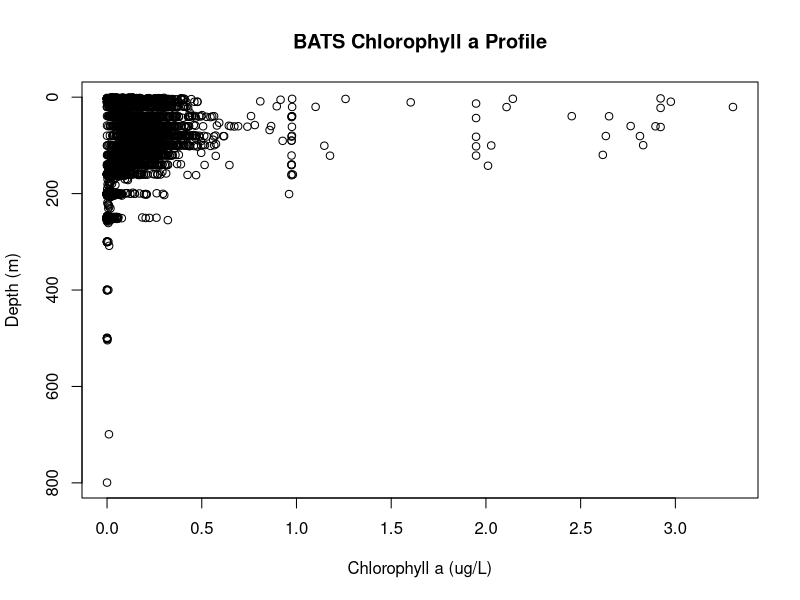

Here is the R script that generated this plot: (Note: this script raises an error after producing the figure.)
library(readxl)
library(dplyr)


BATS_pigments_1_ <- read_excel("Data/BATS_pigments (1).xlsx",na="-999")
View(BATS_pigments_1_)

#get rid of rows 1-49 and make the new row 1 column names
BATS_pigments <- BATS_pigments_1_[-c(1:49), ]
colnames(BATS_pigments) <- BATS_pigments[1, ] #set first row as column names
BATS_pigments <- BATS_pigments[-1, ] #remove the first row which is now column names

View(BATS_pigments)

#using Chl column, standardize depth for chlorophyll a. Need to think of a way to normalize this across the water column as different things have different ranges and need to normalize this.
BATS_chla <- BATS_pigments %>%
  select(yyyymmd, Depth, Chl) %>%
  na.omit()
View(BATS_chla)

#convert Depth_m and Chl_a_ug_per_L to numeric
BATS_chla$Depth <- as.numeric(BATS_chla$Depth)
BATS_chla$Chl <- as.numeric(BATS_chla$Chl)

#plot Chl_a_ug_per_L vs Depth_m
plot(BATS_chla$Chl, BATS_chla$Depth, type="p", ylim=rev(range(BATS_chla$Depth)),
     xlab="Chlorophyll a (ug/L)", ylab="Depth (m)",
     main="BATS Chlorophyll a Profile")

#remove rows with NA values in Depth or Chl
#BATS_chla <- BATS_chla %>%
#  filter(!is.na(Depth) & !is.na(Chl))

#Step 1: Decide on reference depth as 200m and Interpolate each cast onto a standard depth grid. ----
standard_depths <- seq(0, 200, by = 1) # Standard depth grid from 0 to 200 m at 1 m intervals
BATS_chla_interpolated <- BATS_chla %>%
  group_by(yyyymmd) %>%
  do({
    interp_chl <- approx(.$Depth, .$Chl, xout = standard_depths, rule = 2)$y
    data.frame(Depth = standard_depths, Chl = interp_chl)
  }) %>%
  ungroup()
View(BATS_chla_interpolated)


#Step 2: Normalize either: By depth-integrated chlorophyll (average over layer) OR Z-score per depth OR Relative to total chlorophyll in upper layer ----
BATS_chla_normalized <- BATS_chla_interpolated %>%
  group_by(yyyymmd) %>%
  mutate(Total_Chl = sum(Chl, na.rm = TRUE),
         Chl_Normalized = Chl / Total_Chl) %>%
  ungroup()
View(BATS_chla_normalized)

#Step 3: Visualize time-series at specific depths or depth-averaged ----
# Example: Time-series at 10m depth
chl_10m <- BATS_chla_normalized %>%
  filter(Depth == 10)
plot(as.Date(chl_10m$yyyymmd, format="%Y%m%d"), chl_10m$Chl_Normalized, type="l",
     xlab="Date", ylab="Normalized Chlorophyll a at 10m",
     main="Time-series of Normalized Chlorophyll a at 10m Depth")
# Example: Depth-averaged normalized chlorophyll
chl_depth_avg <- BATS_chla_normalized %>%
  group_by(yyyymmd) %>%
  summarise(Depth_Avg_Chl = mean(Chl_Normalized, na.rm = TRUE)) %>%
  ungroup()
plot(as.Date(chl_depth_avg$yyyymmd, format="%Y%m%d"), chl_depth_avg$Depth_Avg_Chl, type="l",
     xlab="Date", ylab="Depth-averaged Normalized Chlorophyll a",
     main="Time-series of Depth-averaged Normalized Chlorophyll a")

# Step 4: Seasonal pattern analysis ----
